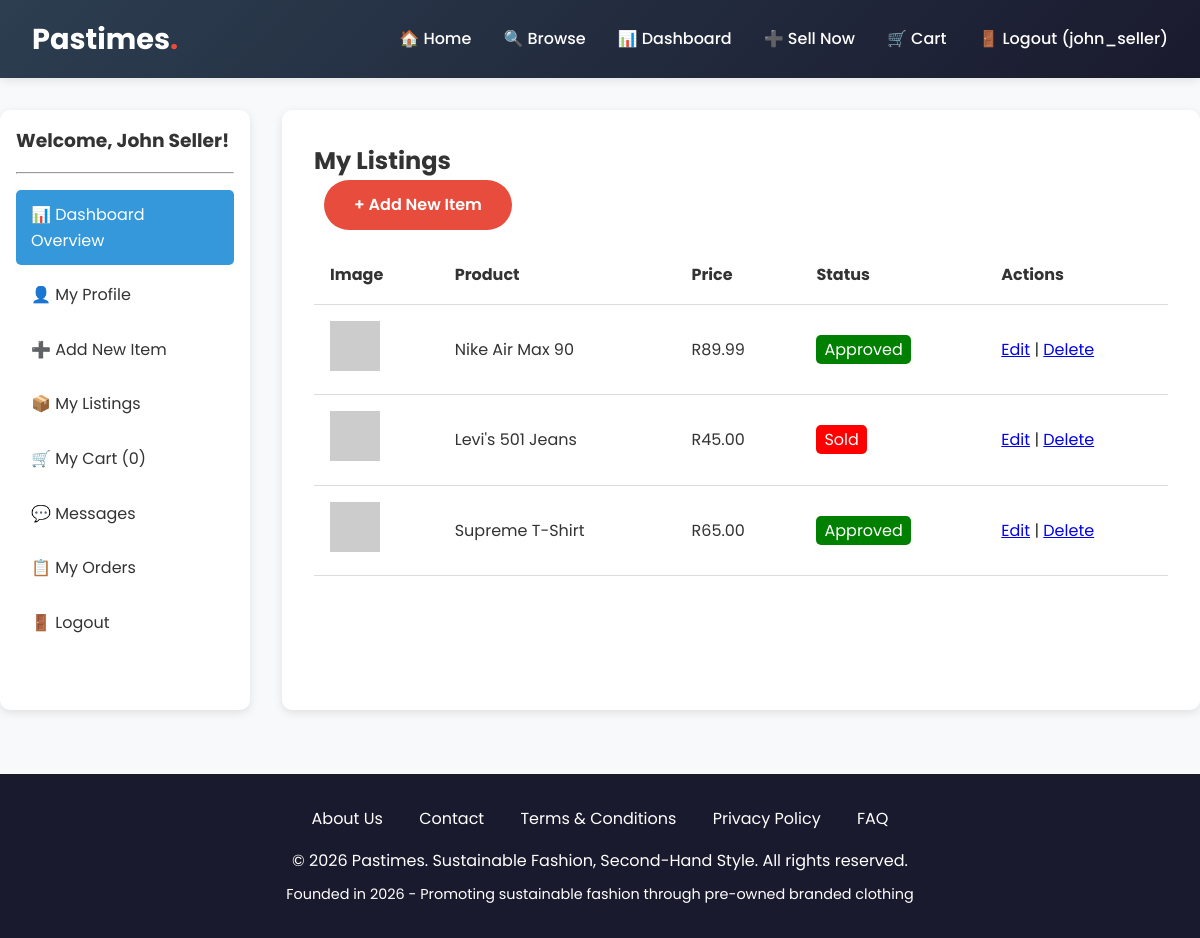
The app's page /dashboard.php?page=my_listings (signed in) with its own data.
### tables this page shows
CREATE TABLE IF NOT EXISTS `tblproducts` (
  `ProductID` int(11) NOT NULL AUTO_INCREMENT,
  `SellerID` int(11) NOT NULL,
  `ProductName` varchar(100) NOT NULL,
  `CategoryID` int(11) NOT NULL,
  `Price` decimal(10,2) NOT NULL,
  `OriginalPrice` decimal(10,2) DEFAULT NULL,
  `Description` text NOT NULL,
  `Condition` enum('new','like-new','good','fair') DEFAULT 'good',
  `Size` varchar(20) DEFAULT NULL,
  `Brand` varchar(50) DEFAULT NULL,
  `ImagePath` varchar(255) DEFAULT NULL,
  `Status` enum('pending','approved','rejected','sold') DEFAULT 'pending',
  `CreatedAt` timestamp NOT NULL DEFAULT current_timestamp(),
  PRIMARY KEY (`ProductID`),
  KEY `SellerID` (`SellerID`),
  KEY `CategoryID` (`CategoryID`)
);

### dashboard.php (the view, shortened to what this page needs)
<?php
include 'config/DBConn.php';
$user_id = $_SESSION['user_id'];
$user_type = $_SESSION['user_type'];
if ($user_type == 'seller') {
    $productQuery = "SELECT COUNT(*) as total FROM tblProducts WHERE SellerID = $user_id";
    $productResult = mysqli_fetch_assoc(mysqli_query($conn, $productQuery));
    $soldQuery = "SELECT COUNT(*) as sold FROM tblProducts WHERE SellerID = $user_id AND Status = 'sold'";
    $soldResult = mysqli_fetch_assoc(mysqli_query($conn, $soldQuery));
}
$orderQuery = "SELECT COUNT(*) as orders FROM tblOrders WHERE UserID = $user_id";
$orderResult = mysqli_fetch_assoc(mysqli_query($conn, $orderQuery));
$cartQuery = "SELECT COUNT(*) as cart_items FROM tblCart WHERE UserID = $user_id";
$cartResult = mysqli_fetch_assoc(mysqli_query($conn, $cartQuery));
include 'includes/header.php';
?>
<main>
    <div class="dashboard-container">
        <div class="sidebar">
            <h3>Welcome, <?php echo htmlspecialchars($_SESSION['fullname']); ?>!</h3>
            <hr style="margin: 1rem 0;">
            <a href="dashboard.php" class="active">📊 Dashboard Overview</a>
            <a href="dashboard.php?page=profile">👤 My Profile</a>
            <?php if($user_type == 'seller'): ?>
                <a href="add-item.php">➕ Add New Item</a>
                <a href="dashboard.php?page=my_listings">📦 My Listings</a>
            <?php endif; ?>
            <a href="cart.php">🛒 My Cart (<?php echo $cartResult['cart_items']; ?>)</a>
            <a href="dashboard.php?page=messages">💬 Messages
            </a>
            <a href="dashboard.php?page=orders">📋 My Orders</a>
            <a href="logout.php">🚪 Logout</a>
        </div>
        <div class="main-content">
            <?php
            $page = isset($_GET['page']) ? $_GET['page'] : 'overview';
            if($page == 'overview'):
            ?>
                <h2>Dashboard Overview</h2>
                <div style="display: grid; grid-template-columns: repeat(auto-fit, minmax(200px, 1fr)); gap: 1rem; margin-top: 2rem;">
                    <?php if($user_type == 'seller'): ?>
                        <div style="background: #3498db; color: white; padding: 1.5rem; border-radius: 10px; text-align: center;">
                            <h3><?php echo $productResult['total']; ?></h3>
                            <p>Total Listings</p>
                        </div>
                        <div style="background: #27ae60; color: white; padding: 1.5rem; border-radius: 10px; text-align: center;">
                            <h3><?php echo $soldResult['sold']; ?></h3>
                            <p>Items Sold</p>
                        </div>
                    <?php endif; ?>
                    <div style="background: #e74c3c; color: white; padding: 1.5rem; border-radius: 10px; text-align: center;">
                        <h3><?php echo $orderResult['orders']; ?></h3>
                        <p>Orders Placed</p>
                    </div>
                    <div style="background: #f39c12; color: white; padding: 1.5rem; border-radius: 10px; text-align: center;">
                        <h3><?php echo $cartResult['cart_items']; ?></h3>
                        <p>Items in Cart</p>
                    </div>
                </div>
            <?php elseif($page == 'my_listings' && $user_type == 'seller'):
                $listingsQuery = "SELECT * FROM tblProducts WHERE SellerID = $user_id ORDER BY CreatedAt DESC";
                $listings = mysqli_query($conn, $listingsQuery);
            ?>
                <h2>My Listings</h2>
                <a href="add-item.php" class="btn btn-primary" style="margin-bottom: 1rem;">+ Add New Item</a>
                <table class="cart-table">
                    <thead>
                        <tr><th>Image</th><th>Product</th><th>Price</th><th>Status</th><th>Actions</th></tr>
                    </thead>
                    <tbody>
                        <?php while($item = mysqli_fetch_assoc($listings)): ?>
                        <tr>
                            <td><img src="<?php echo $item['ImagePath'] ?: 'https://via.placeholder.com/50'; ?>" width="50"></td>
                            <td><?php echo htmlspecialchars($item['ProductName']); ?></td>
                            <td>R<?php echo number_format($item['Price'], 2); ?></td>
                            <td>
                                <span style="background: <?php echo $item['Status'] == 'approved' ? 'green' : ($item['Status'] == 'pending' ? 'orange' : 'red'); ?>; color: white; padding: 3px 8px; border-radius: 5px;">
                                    <?php echo ucfirst($item['Status']); ?>
                                </span>
                            </td>
                            <td>
                                <a href="edit-item.php?id=<?php echo $item['ProductID']; ?>">Edit</a> |
                                <a href="delete-item.php?id=<?php echo $item['ProductID']; ?>" onclick="return confirm('Delete this item?')">Delete</a>
                            </td>
                        </tr>
                        <?php endwhile; ?>
                    </tbody>
                </table>
            <?php endif; ?>
        </div>
    </div>
</main>
<?php include 'includes/footer.php'; ?>

### css/style.css (style rules this page uses)
:root { --primary-color: #2c3e50; --secondary-color: #e74c3c; --accent-color: #3498db; --success-color: #27ae60; --warning-color: #f39c12; --dark-color: #1a1a2e; --light-color: #ecf0f1; --gray-color: #7f8c8d; }
* { margin: 0; padding: 0; box-sizing: border-box; }
body { font-family: 'Poppins', 'Segoe UI', Tahoma, Geneva, Verdana, sans-serif; line-height: 1.6; color: #333; background-color: #f8f9fa; }
.btn { display: inline-block; padding: 12px 30px; border: none; border-radius: 30px; cursor: pointer; text-decoration: none; font-weight: 600; transition: all 0.3s; margin: 0 10px; }
.btn-primary { background-color: var(--secondary-color); color: white; }
.dashboard-container { display: flex; max-width: 1200px; margin: 2rem auto; min-height: 600px; }
.sidebar { width: 250px; background: white; border-radius: 10px; padding: 1rem; margin-right: 2rem; box-shadow: 0 3px 10px rgba(0,0,0,0.1); }
.sidebar a { display: block; padding: 12px 15px; color: #333; text-decoration: none; border-radius: 5px; margin-bottom: 5px; transition: background 0.3s; }
.sidebar a:hover, .sidebar a.active { background-color: var(--accent-color); color: white; }
.main-content { flex: 1; background: white; border-radius: 10px; padding: 2rem; box-shadow: 0 3px 10px rgba(0,0,0,0.1); }
.cart-table { width: 100%; border-collapse: collapse; }
.cart-table th, .cart-table td { padding: 1rem; text-align: left; border-bottom: 1px solid #ddd; }

### records on screen
tblproducts: ProductName "Nike Air Max 90", Price "89.99", Status "Approved"
tblproducts: ProductName "Levi's 501 Jeans", Price "45.00", Status "Sold"
tblproducts: ProductName "Supreme T-Shirt", Price "65.00", Status "Approved"

### other values on screen
$_SESSION['username'] "john_seller"
$_SESSION['fullname'] "John Seller"
$cartResult['cart_items'] "0"
